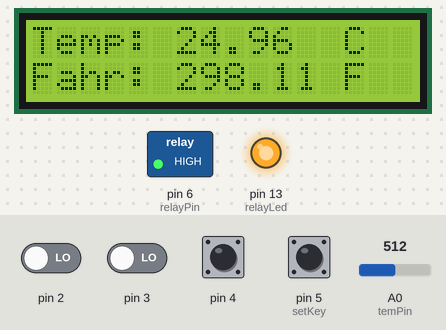
Simulated run of this sketch. Board: Arduino Uno, built with avr-gcc and run on an emulated ATmega328P. Parts: 16×2 character LCD, switched loads named in the sketch (green lamp = pin HIGH), output pins drawn as LEDs (lit = HIGH). The test bench sets the inputs (shaded band); at power-on: pin 4, pin 5 (setKey) HIGH, pin 2, pin 3 LOW, A0 (temPin) = 512. EEPROM starts erased.

Above: at 2.2 s.
2.3 s: A0 (temPin) set to 673
At 2.6 s:
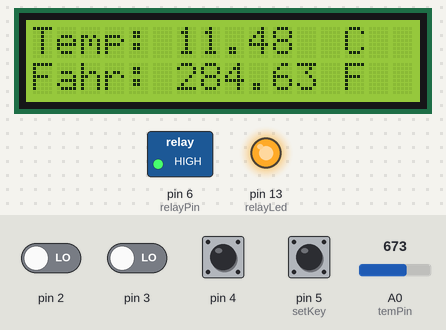
3.8 s: A0 (temPin) set to 701
At 5.1 s:
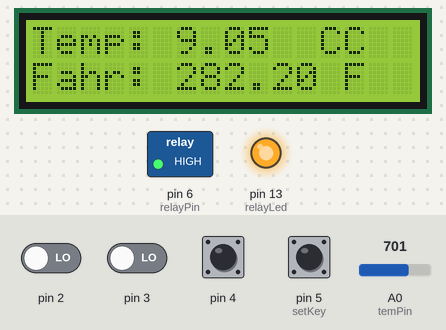
5.4 s: pin 5 (setKey) pulled LOW for 0.15 s
At 6.4 s:
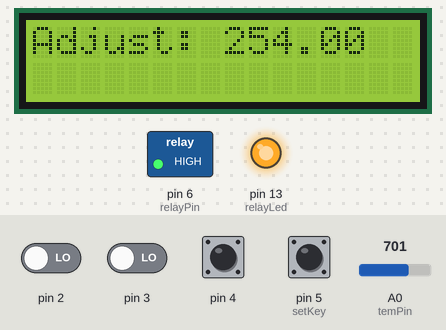
7.4 s: pin 4 pulled LOW for 0.15 s
At 8.3 s:
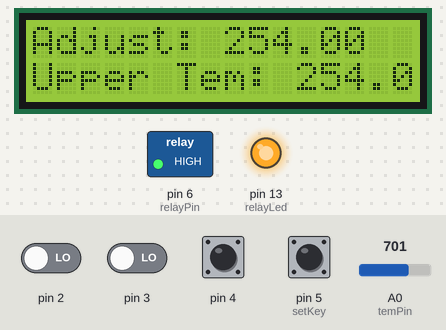
10.0 s: A0 (temPin) set to 3
At 10.7 s:
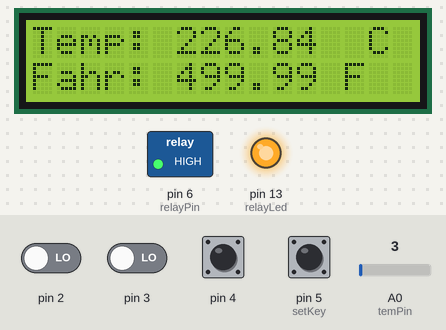
11.5 s: A0 (temPin) set to 0
At 12.2 s:
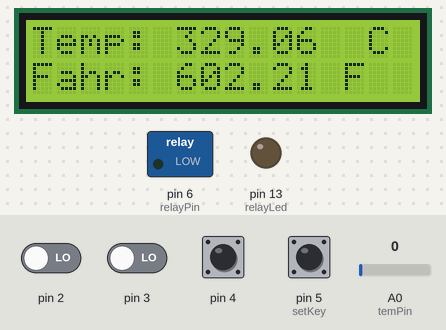
Timing chart, 0 to 14.1 s (numbered marks = the images above; inputs shaded):
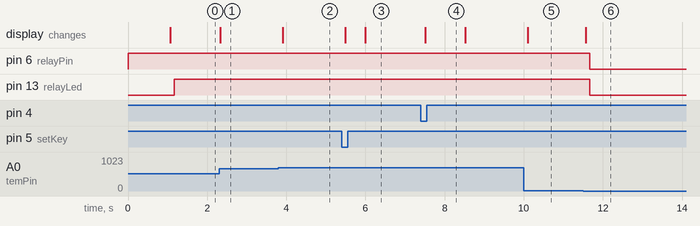

Measured:
- the behaviour switches between 690 and 691 on A0 (temPin) (found by bisection; images 1 and 2)
- the behaviour switches between 2 and 1 on A0 (temPin) (found by bisection; images 5 and 6)
- after the input at 2.3 s, the display: changes at once (image 1)
- after the input at 3.8 s, the display: changes after 0.11 s (image 2)
- after the input at 5.4 s, the display: first changes after 0.08 s (image 3 shows a later state)
- after the input at 7.4 s, the display: changes after 0.11 s (image 4)
- after the input at 10.0 s, the display: changes after 0.09 s (image 5)
- after the input at 11.5 s, pin 6 (relayPin), pin 13 (relayLed): HIGH → LOW after 0.17 s; the display: changes after 0.07 s (image 6)

The sketch:

integrate.ino
```cpp
#include <LiquidCrystal.h>
#include "encoder.h"
#include <EEPROM.h>
LiquidCrystal lcd(12, 11, 10, 9, 8, 7);
ENCODER encoder;
#define setKey 5
#define temPin  A0 //the thermistor attach to
#define relayPin 6
#define relayLed 13
float upperTem = 0.00;
#define beta 4090 //the beta of the thermistor
#define resistance 10 //the value of the pull-down resistor
float hysteresis = 0.25;
void setup()
{
  pinMode(relayPin, OUTPUT);
  pinMode(relayLed, OUTPUT);
  digitalWrite(relayPin, HIGH);
  lcd.begin(16, 2);
  lcd.setCursor(0, 0);
  lcd.print("  Thermostatic  ");
  lcd.setCursor(0, 1);
  lcd.print("   water tank   ");
  encoder.Init(2, 3, 4);
  pinMode(setKey, INPUT);
  upperTem = EEPROM.read(0);
  delay(1000);
}

void loop()
{
  if(digitalRead(setKey) == 0)
  {
    lcd.clear();
    lcd.setCursor(0, 0);
    lcd.print("    Set Mode    ");
    lcd.setCursor(0, 1);
    lcd.print("    start...    ");
    delay(500);
    lcd.clear();
    while(1)
    {
      lcd.setCursor(0, 0);
      lcd.print("Adjust: ");
      float change = encoder.turnSettle();
      upperTem = upperTem + change;
      lcd.print(upperTem);
      if(encoder.pressed())
      {
        EEPROM.write(0, upperTem);
        delay(100);
        lcd.setCursor(0, 1);
        lcd.print("Upper Tem: ");
        lcd.print((float) EEPROM.read(0));
        delay(1000);
        lcd.clear();
        break;
      }
    }
  }
  else
  {
     //read thermistor value
     long a = 1024 - analogRead(temPin);
     //the calculating formula of temperature
     float tempC = beta /(log((1025.0 * 10 / a - 10) / 10) + beta / 298.0) - 273.0;
     float tempF = tempC + 273.15;
     // Print a message of "Temp: "to the LCD.
     // set the cursor to column 0, line 0
     lcd.setCursor(0, 0);
     lcd.print("Temp: ");
     // Print a centigrade temperature to the LCD.
     lcd.print(tempC);
     // Print the unit of the centigrade temperature to the LCD.
     lcd.print("  C");
     // set the cursor to column 0, line 1
     // (note: line 1 is the second row, since counting begins with 0):
     lcd.setCursor(0, 1);
     lcd.print("Fahr: ");
     // Print a Fahrenheit temperature to the LCD.
     lcd.print(tempF);
     // Print the unit of the Fahrenheit temperature to the LCD.
     lcd.print(" F");
     delay(100); //wait for 100 milliseconds
     if(tempC > upperTem + hysteresis)
     {
       digitalWrite(relayPin, LOW);
       digitalWrite(relayLed, LOW);
     }
     else if(tempC <= upperTem - hysteresis)
     {
       digitalWrite(relayPin, HIGH);
       digitalWrite(relayLed, HIGH);
     }
   }
}
```
